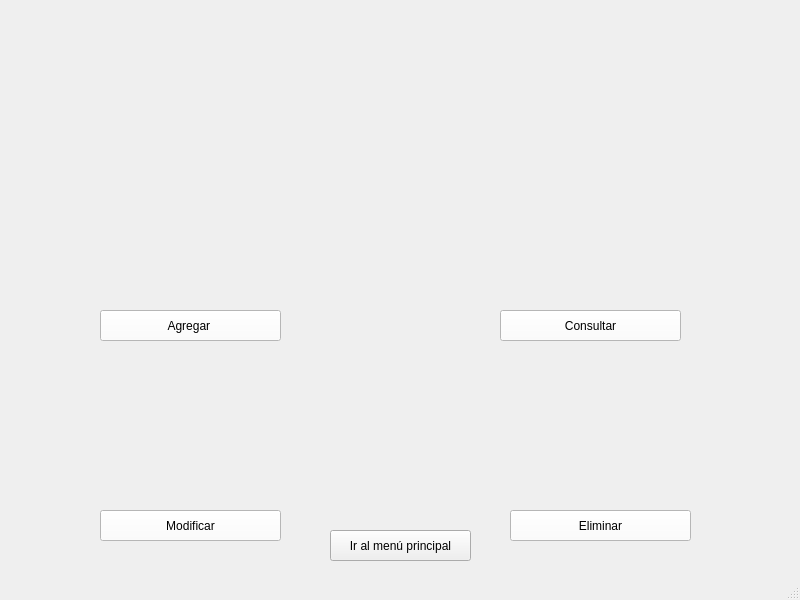
<?xml version="1.0" encoding="UTF-8"?>
<ui version="4.0">
 <class>MenuPersonal</class>
 <widget class="QMainWindow" name="MenuPersonal">
  <property name="geometry">
   <rect>
    <x>0</x>
    <y>0</y>
    <width>800</width>
    <height>600</height>
   </rect>
  </property>
  <property name="windowTitle">
   <string>MenuPersonal</string>
  </property>
  <widget class="QWidget" name="centralwidget">
   <widget class="QLabel" name="mainpersonal">
    <property name="geometry">
     <rect>
      <x>0</x>
      <y>0</y>
      <width>801</width>
      <height>571</height>
     </rect>
    </property>
    <property name="text">
     <string/>
    </property>
    <property name="pixmap">
     <pixmap>MenuPersonal.png</pixmap>
    </property>
    <property name="scaledContents">
     <bool>true</bool>
    </property>
   </widget>
   <widget class="QPushButton" name="pushButton_Back">
    <property name="geometry">
     <rect>
      <x>330</x>
      <y>530</y>
      <width>141</width>
      <height>31</height>
     </rect>
    </property>
    <property name="styleSheet">
     <string notr="true">font: 63 11pt &quot;Bahnschrift SemiBold&quot;;
back-groud color: rgb(255, 255, 255);</string>
    </property>
    <property name="text">
     <string>Ir al menú principal</string>
    </property>
   </widget>
   <widget class="QPushButton" name="pushButton_Add">
    <property name="geometry">
     <rect>
      <x>100</x>
      <y>310</y>
      <width>181</width>
      <height>31</height>
     </rect>
    </property>
    <property name="styleSheet">
     <string notr="true">

QPushButton{

	background-color: rgb(255, 255, 255) ;
	
	font: 63 11pt &quot;Bahnschrift SemiBold&quot;;
	
}

QPushButton:hover{

	background-color:  rgb(85, 170, 0);
	font: 63 11pt &quot;Bahnschrift SemiBold&quot;;
	
}</string>
    </property>
    <property name="text">
     <string>Agregar </string>
    </property>
   </widget>
   <widget class="QPushButton" name="pushButton_Moddify">
    <property name="geometry">
     <rect>
      <x>100</x>
      <y>510</y>
      <width>181</width>
      <height>31</height>
     </rect>
    </property>
    <property name="styleSheet">
     <string notr="true">QPushButton{

	background-color: rgb(255, 255, 255) ;
	
	font: 63 11pt &quot;Bahnschrift SemiBold&quot;;
	
}

QPushButton:hover{

	background-color:  rgb(85, 170, 255);
	font: 63 11pt &quot;Bahnschrift SemiBold&quot;;
	
}</string>
    </property>
    <property name="text">
     <string>Modificar</string>
    </property>
   </widget>
   <widget class="QPushButton" name="pushButton_consult">
    <property name="geometry">
     <rect>
      <x>500</x>
      <y>310</y>
      <width>181</width>
      <height>31</height>
     </rect>
    </property>
    <property name="styleSheet">
     <string notr="true">QPushButton{

	background-color: rgb(255, 255, 255) ;
	
	font: 63 11pt &quot;Bahnschrift SemiBold&quot;;
	
}

QPushButton:hover{

	background-color: rgb(255, 170, 0);
	font: 63 11pt &quot;Bahnschrift SemiBold&quot;;
	
}</string>
    </property>
    <property name="text">
     <string>Consultar</string>
    </property>
   </widget>
   <widget class="QPushButton" name="pushButton_Delete">
    <property name="geometry">
     <rect>
      <x>510</x>
      <y>510</y>
      <width>181</width>
      <height>31</height>
     </rect>
    </property>
    <property name="styleSheet">
     <string notr="true">QPushButton{

	background-color: rgb(255, 255, 255) ;
	
	font: 63 11pt &quot;Bahnschrift SemiBold&quot;;
	
}

QPushButton:hover{

	background-color:  rgb(255, 0, 0);
	font: 63 11pt &quot;Bahnschrift SemiBold&quot;;
	
}</string>
    </property>
    <property name="text">
     <string>Eliminar</string>
    </property>
   </widget>
  </widget>
  <widget class="QMenuBar" name="menubar">
   <property name="geometry">
    <rect>
     <x>0</x>
     <y>0</y>
     <width>800</width>
     <height>21</height>
    </rect>
   </property>
  </widget>
  <widget class="QStatusBar" name="statusbar"/>
 </widget>
 <resources/>
 <connections/>
</ui>
